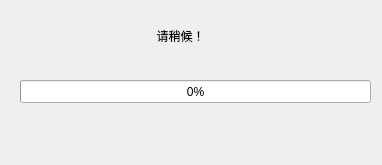
<?xml version="1.0" encoding="UTF-8"?>
<ui version="4.0">
 <class>LS_waitDlg</class>
 <widget class="QDialog" name="LS_waitDlg">
  <property name="geometry">
   <rect>
    <x>0</x>
    <y>0</y>
    <width>382</width>
    <height>165</height>
   </rect>
  </property>
  <property name="windowTitle">
   <string>Dialog</string>
  </property>
  <widget class="QProgressBar" name="progressBar">
   <property name="geometry">
    <rect>
     <x>20</x>
     <y>80</y>
     <width>351</width>
     <height>23</height>
    </rect>
   </property>
   <property name="maximum">
    <number>10</number>
   </property>
   <property name="value">
    <number>0</number>
   </property>
  </widget>
  <widget class="QLabel" name="label">
   <property name="geometry">
    <rect>
     <x>80</x>
     <y>10</y>
     <width>201</width>
     <height>51</height>
    </rect>
   </property>
   <property name="text">
    <string>请稍候！</string>
   </property>
   <property name="alignment">
    <set>Qt::AlignCenter</set>
   </property>
  </widget>
 </widget>
 <resources/>
 <connections/>
</ui>
